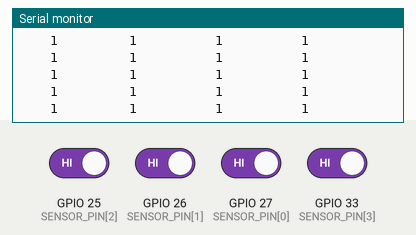
Simulated run of this sketch. Board: ESP32. On the bench: the last lines printed to the serial monitor. Inputs (shaded band) come from the test bench; at power-on: GPIO 25 (SENSOR_PIN[2]), GPIO 26 (SENSOR_PIN[1]), GPIO 27 (SENSOR_PIN[0]), GPIO 33 (SENSOR_PIN[3]) HIGH.

Above: at 1.5 s.
1.6 s: GPIO 25 (SENSOR_PIN[2]) driven LOW
At 1.62 s:
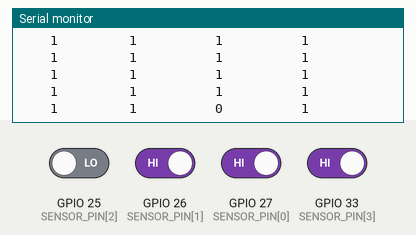
3.1 s: GPIO 26 (SENSOR_PIN[1]) driven LOW
At 3.12 s:
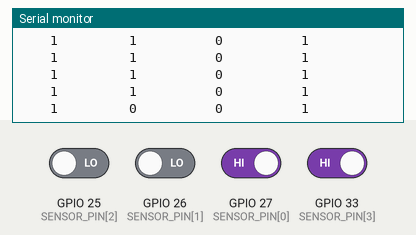
4.6 s: GPIO 27 (SENSOR_PIN[0]) driven LOW
At 4.62 s:
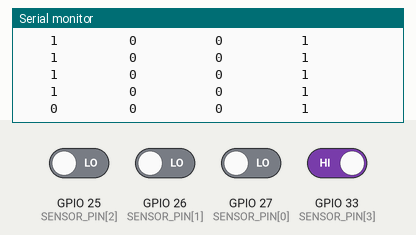
6.1 s: GPIO 33 (SENSOR_PIN[3]) driven LOW
At 6.12 s:
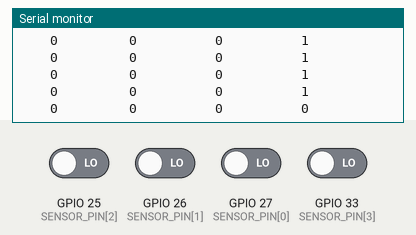
7.6 s: GPIO 25 (SENSOR_PIN[2]) driven HIGH
At 7.62 s:
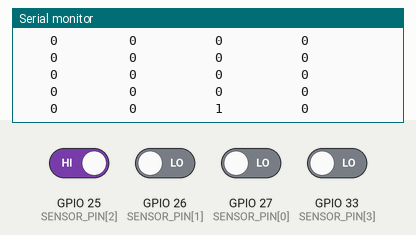
9.1 s: GPIO 26 (SENSOR_PIN[1]) driven HIGH
At 9.13 s:
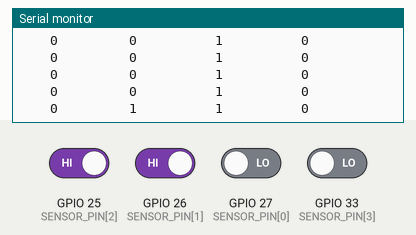

Measured:
- after the input at 1.6 s, the serial monitor: prints a new line at once (image 1)
- after the input at 3.1 s, the serial monitor: prints a new line at once (image 2)
- after the input at 4.6 s, the serial monitor: prints a new line at once (image 3)
- after the input at 6.1 s, the serial monitor: prints a new line at once (image 4)
- after the input at 7.6 s, the serial monitor: prints a new line at once (image 5)
- after the input at 9.1 s, the serial monitor: prints a new line at once (image 6)

The sketch:

ir_read_esp32.ino
```cpp
/*
 * 4 路紅外線探頭 digitalRead 讀值（ESP32）
 * 每 50 ms 印出一行 4 個探頭的 digitalRead 值
 *   1 ＝ 沒擋住
 *   0 ＝ 擋住（本模組擋住時輸出 LOW）
 *
 * 接線：主控板 OUT4(1元)→G27、OUT3(5元)→G26、OUT2(10元)→G25、OUT1(50元)→G33
 * 開發板選「ESP32 Dev Module」，序列埠監控視窗設 115200
 * 也可以開「工具 → 序列繪圖家」看波形（把下面 PLOT_MODE 改成 true）
 */

const byte SENSOR_PIN[4] = {27, 26, 25, 33};   // 1元、5元、10元、50元
const unsigned long INTERVAL_MS = 50;          // 印出間隔
const bool PLOT_MODE = false;                  // true：序列繪圖家格式

unsigned long lastPrint = 0;

void setup() {
  Serial.begin(115200);
  for (int i = 0; i < 4; i++) pinMode(SENSOR_PIN[i], INPUT_PULLUP);
  delay(300);
  if (!PLOT_MODE) Serial.println("1元(G27)  5元(G26)  10元(G25)  50元(G33)");
}

void loop() {
  if (millis() - lastPrint < INTERVAL_MS) return;
  lastPrint = millis();

  int v1  = digitalRead(SENSOR_PIN[0]);
  int v5  = digitalRead(SENSOR_PIN[1]);
  int v10 = digitalRead(SENSOR_PIN[2]);
  int v50 = digitalRead(SENSOR_PIN[3]);

  if (PLOT_MODE) {
    // 4 條線上下錯開，才不會疊在一起
    Serial.printf("1yuan:%d,5yuan:%d,10yuan:%d,50yuan:%d\n", v1 + 6, v5 + 4, v10 + 2, v50);
  } else {
    Serial.printf("    %d         %d          %d          %d\n", v1, v5, v10, v50);
  }
}
```
